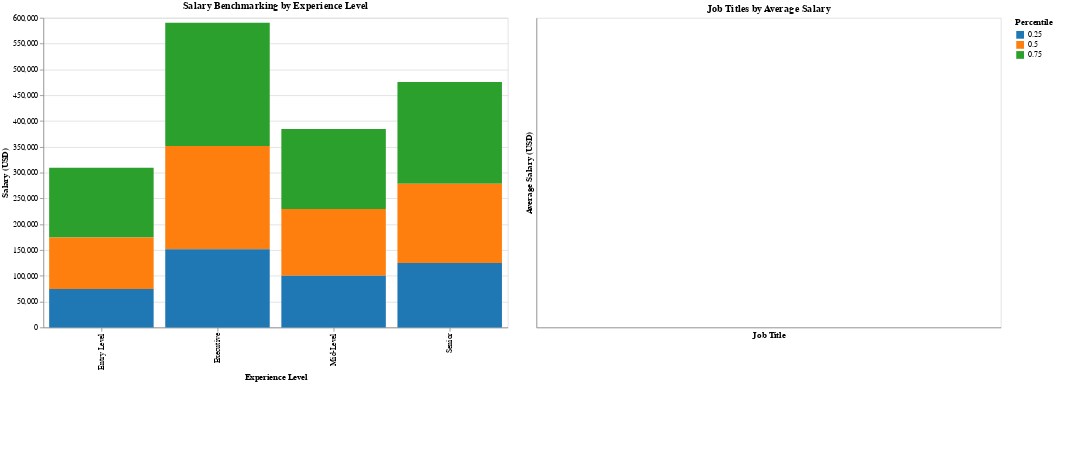

The cell this chart's notebook holds for it:
### Markdown cell above
### The Interactive Graph of Salary Benchmarking by Experience Level

### Code cell
# Filter the data to include only entries where the employee residence is in the United States
data_us = data[(data['employee_residence'] == 'US') & (data['work_year'] == 2023)]

# Calculate quartiles for each experience level
percentiles = data_us.groupby('experience_level')['salary_in_usd'].quantile([0.25, 0.5, 0.75]).reset_index()

# Pivot the data to have quartiles as columns
percentiles_pivot = percentiles.pivot(index='experience_level', columns='level_1', values='salary_in_usd').reset_index()

# Reverse the order of quartiles for better visualization
percentiles_pivot = percentiles_pivot[['experience_level', 0.75, 0.5, 0.25]]

# Melt the DataFrame to have quartiles as a single column
percentiles_melted = percentiles_pivot.melt(id_vars='experience_level', var_name='percentile', value_name='salary_in_usd')

# Define axis labels based on experience levels
axis_labels = ("datum.label == 'EN' ? 'Entry Level': datum.label == 'MI' ? 'Mid-Level': datum.label == 'SE' ? 'Senior': 'Executive'")

# Create a selection point for interactive filtering
select = alt.selection_point(fields=['experience_level'], empty=False)

# Create the Benchmark chart showing quartiles by experience level
benchmark = alt.Chart(percentiles_melted).mark_bar().encode(
    x=alt.X('experience_level:N', title='Experience Level', axis=alt.Axis(labelExpr=axis_labels)),
    y=alt.Y('salary_in_usd:Q', title='Salary (USD)'),
    color=alt.Color('percentile:N', title='Percentile', scale=alt.Scale(scheme='category10'), legend=alt.Legend(orient='right')),
    opacity=alt.condition(select, alt.value(.5), alt.value(1)),
    order=alt.Order('percentile', sort='ascending'), 
    tooltip=['experience_level', 'salary_in_usd']
).properties(
    title='Salary Benchmarking by Experience Level',
    width=600,
    height=400
).add_params(
    select
)

# Create the average salary per job title chart
job_titles_chart = alt.Chart(data_us).mark_bar().encode(
    x=alt.X('job_title:N', title='Job Title', axis=alt.Axis(labelAngle=-55)),
    y=alt.Y('mean(salary_in_usd):Q', title='Average Salary (USD)'),
    tooltip=['job_title', 'mean(salary_in_usd)']
).transform_filter(
    select
).properties(
    title='Job Titles by Average Salary',
    width=600,
    height=400
)

# Combine both charts vertically
chart = alt.hconcat(benchmark, job_titles_chart, padding={'bottom': 100,'right':50})

# Display the chart
chart

### Figure 1 — Vega-Lite specification as saved in the notebook (floating-point values rounded to 4 significant figures; data arrays with more than 128 entries replaced by an {"elided": "..."} marker saying what was removed)
{"config": {"view": {"continuousWidth": 300, "continuousHeight": 300}}, "hconcat": [{"data": {"name": "data-3ddf4edf504d5ef7c5beb81dcbbc2867"}, "mark": {"type": "bar"}, "encoding": {"color": {"field": "percentile", "legend": {"orient": "right"}, "scale": {"scheme": "category10"}, "title": "Percentile", "type": "nominal"}, "opacity": {"condition": {"param": "param_1", "value": 0.5, "empty": false}, "value": 1}, "order": {"field": "percentile", "sort": "ascending", "type": "quantitative"}, "tooltip": [{"field": "experience_level", "type": "nominal"}, {"field": "salary_in_usd", "type": "quantitative"}], "x": {"axis": {"labelExpr": "datum.label == 'EN' ? 'Entry Level': datum.label == 'MI' ? 'Mid-Level': datum.label == 'SE' ? 'Senior': 'Executive'"}, "field": "experience_level", "title": "Experience Level", "type": "nominal"}, "y": {"field": "salary_in_usd", "title": "Salary (USD)", "type": "quantitative"}}, "height": 400, "name": "view_1", "title": "Salary Benchmarking by Experience Level", "width": 600}, {"data": {"name": "data-64cf14a6e9016260d5cf308bcdd958a7"}, "mark": {"type": "bar"}, "encoding": {"tooltip": [{"field": "job_title", "type": "nominal"}, {"aggregate": "mean", "field": "salary_in_usd", "type": "quantitative"}], "x": {"axis": {"labelAngle": -55}, "field": "job_title", "title": "Job Title", "type": "nominal"}, "y": {"aggregate": "mean", "field": "salary_in_usd", "title": "Average Salary (USD)", "type": "quantitative"}}, "height": 400, "title": "Job Titles by Average Salary", "transform": [{"filter": {"param": "param_1", "empty": false}}], "width": 600}], "padding": {"bottom": 100, "right": 50}, "params": [{"name": "param_1", "select": {"type": "point", "fields": ["experience_level"]}, "views": ["view_1"]}], "$schema": "https://vega.github.io/schema/vega-lite/v5.16.3.json", "datasets": {"data-3ddf4edf504d5ef7c5beb81dcbbc2867": [{"experience_level": "EN", "percentile": 0.75, "salary_in_usd": 135000.0}, {"experience_level": "EX", "percentile": 0.75, "salary_in_usd": 239000.0}, {"experience_level": "MI", "percentile": 0.75, "salary_in_usd": 155000.0}, {"experience_level": "SE", "percentile": 0.75, "salary_in_usd": 197000.0}, {"experience_level": "EN", "percentile": 0.5, "salary_in_usd": 100000.0}, {"experience_level": "EX", "percentile": 0.5, "salary_in_usd": 200000.0}, {"experience_level": "MI", "percentile": 0.5, "salary_in_usd": 129400.0}, {"experience_level": "SE", "percentile": 0.5, "salary_in_usd": 153600.0}, {"experience_level": "EN", "percentile": 0.25, "salary_in_usd": 74380.0}, {"experience_level": "EX", "percentile": 0.25, "salary_in_usd": 151400.0}, {"experience_level": "MI", "percentile": 0.25, "salary_in_usd": 100000.0}, {"experience_level": "SE", "percentile": 0.25, "salary_in_usd": 125000.0}], "data-64cf14a6e9016260d5cf308bcdd958a7": {"elided": "1565 records"}}}
